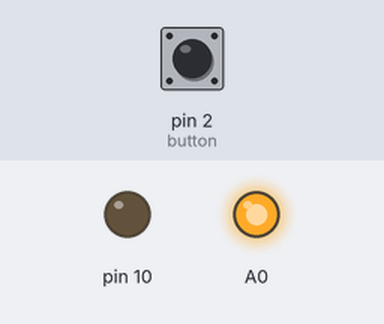
This sketch was run on a simulated Arduino Uno, built with avr-gcc and run on an emulated ATmega328P. Shown: output pins drawn as LEDs (lit = HIGH). Inputs (shaded band) come from the test bench; at power-on: pin 2 (button) HIGH.

Above: at 2.5 s.
At 7.5 s:
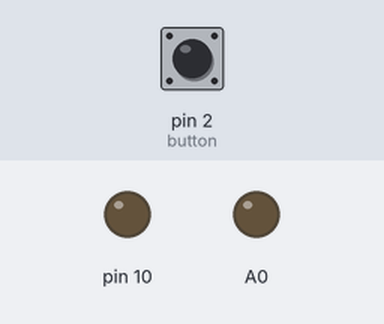
Timing chart, 0 to 13.0 s (numbered marks = the images above):
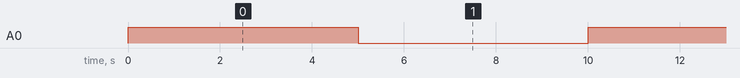

The sketch:

case1.ino
```cpp
#include <MsTimer2.h>
byte state = 0;     //停止状態：０　高速状態：１　低速状態：２
byte count = 0;     //タイマー割込みが起こった回数をカウントする。
bool ledlight = true;
byte button = 2;
int btn = 0;
int prebtn = 0;

void setup() {
  pinMode(A0,OUTPUT);
  pinMode(button,INPUT_PULLUP);
  digitalWrite(A0,ledlight);
  analogWrite(10,0);
  MsTimer2::set(500,timerwarikomi);
  MsTimer2::start();
}

void timerwarikomi(){
  count++;
    switch(state){
    case 0:
      if(count >= 10){
        digitalWrite(A0,ledlight = ledlight^1);
        count=0;
      }
      break;
    case 1:
      digitalWrite(A0,ledlight = ledlight^1);
      if(count >= 10){
        analogWrite(10,100);
        state = 2;
        count = 0;
      }
      break;
    case 2:
      if(count >= 4){
        digitalWrite(A0,ledlight = ledlight^1);
        count = 0;
      }
      break;
  }
}

void loop() {
  btn = digitalRead(button);
  if(btn = LOW && prebtn == HIGH){
    switch(state){
      case 0:
        analogWrite(10,200);
     　　   state=1;
        count = 0;
        break;
      case 1:
        break;
      case 2:
        analogWrite(10,0);
        state = 0;
        count = 0;
        break;
    }
  }
  prebtn = btn;
}
```

Measured:
- by itself, A0: alternates HIGH for 5.0 s and LOW for 5.0 s
